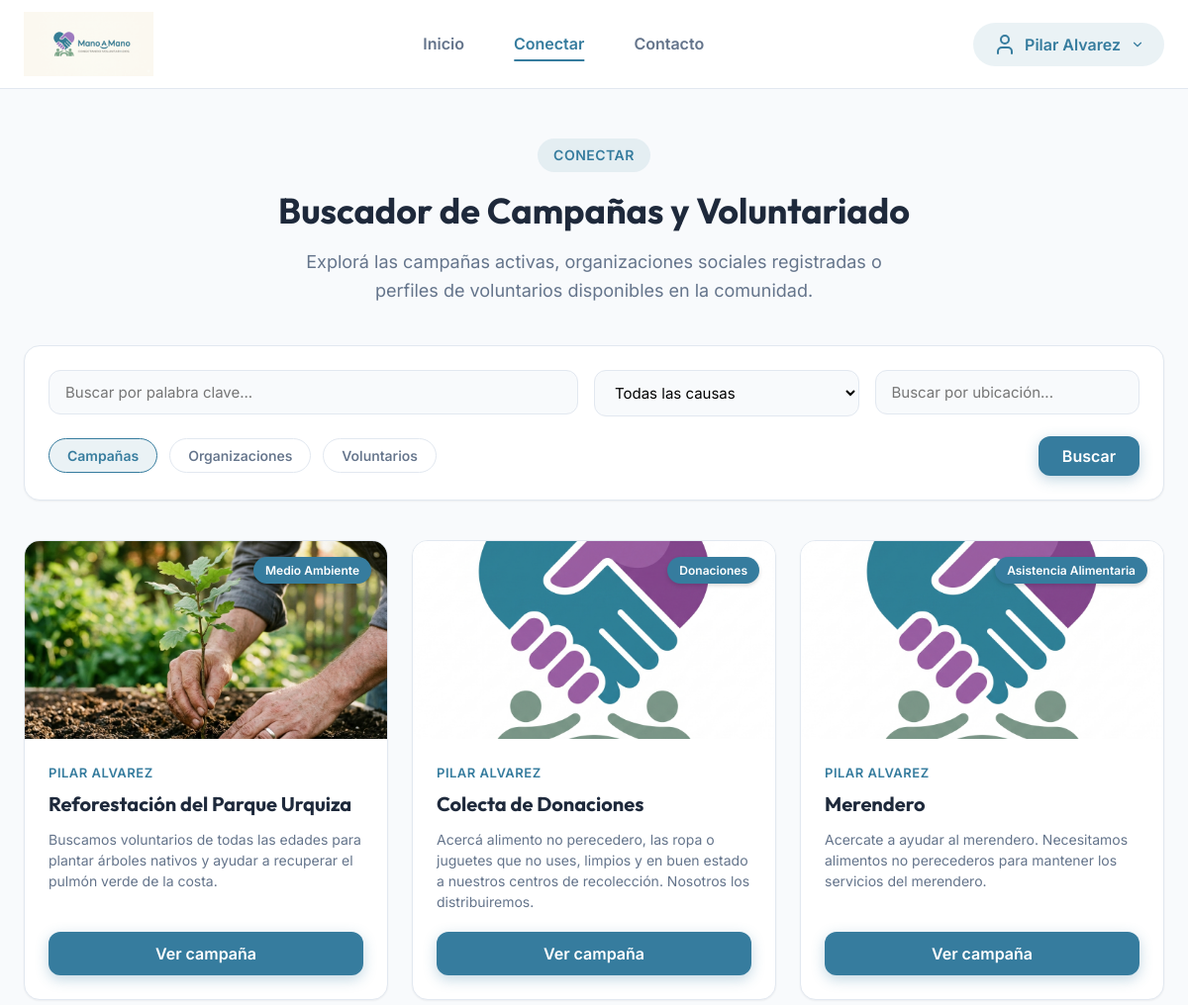
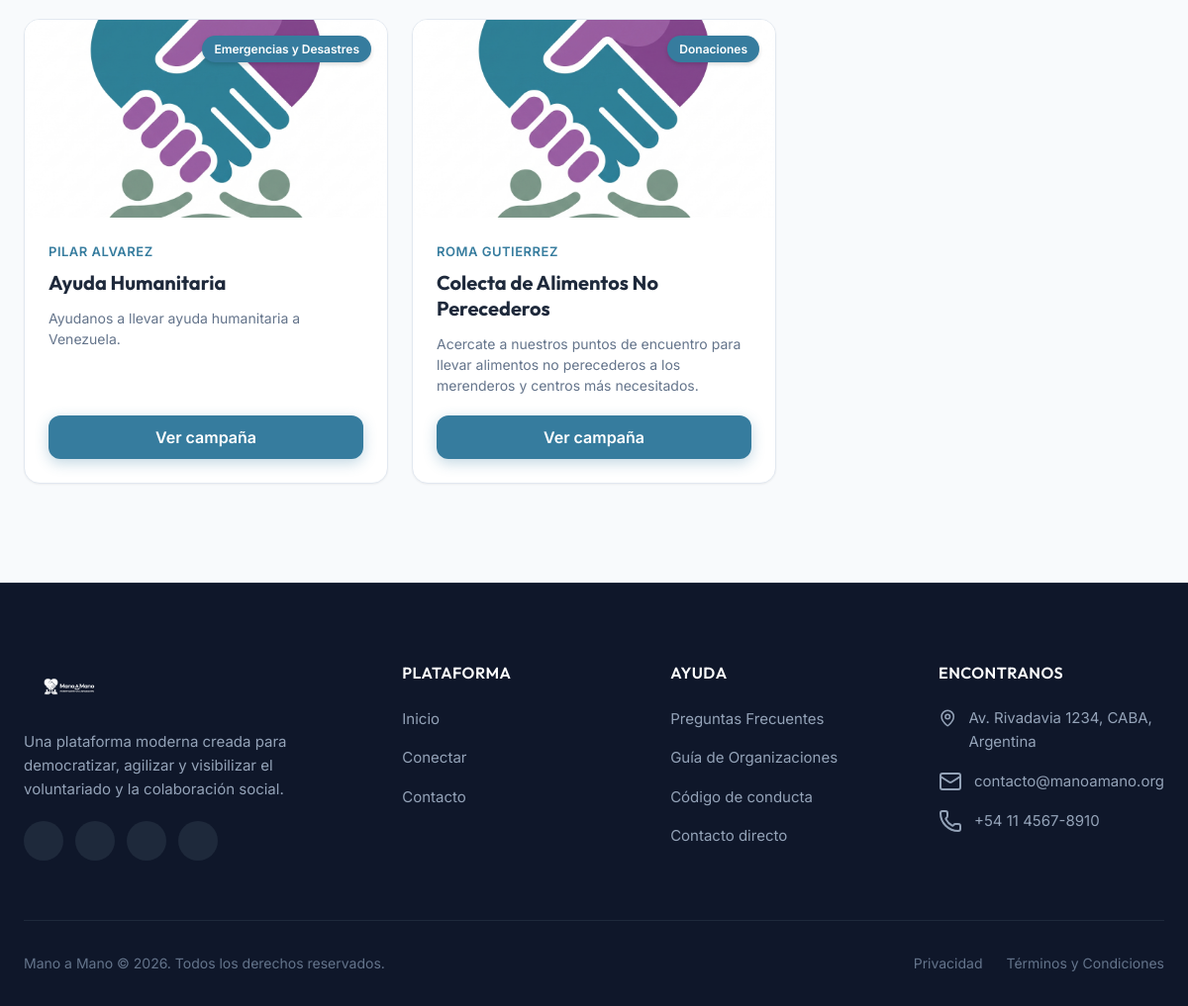
The app's page /public/conectar (signed in) with its own data (2 pictures, top to bottom).
### tables this page shows
CREATE TABLE `campanias` (
  `id` int(11) NOT NULL,
  `usuario_id` int(11) NOT NULL,
  `tipo_id` int(11) NOT NULL,
  `titulo` varchar(100) NOT NULL,
  `descripcion` text DEFAULT NULL,
  `fecha_creacion` timestamp NOT NULL DEFAULT current_timestamp(),
  `fecha_finalizacion` date NOT NULL,
  `info_adicional` text DEFAULT NULL,
  `ubicacion` varchar(60) NOT NULL,
  `fecha_inicio` date NOT NULL
);

### app/core/Controlador.php (called while the page is built, shortened)
<?php
class Controlador {
    protected function cargarModelo (string $modelo) : mixed{
        return new $modelo;
    }
    protected function cargarVista(string $rutaVista, array $datos = [], ?string $titulo = "Mano a Mano") : void {
        require "../app/views/layout.php";
    }
}
?>

### app/controllers/conectarCtrl.php (called while the page is built, shortened)
<?php
class conectarCtrl extends Controlador {
    public function index() : void {
        $modeloCampania = $this->cargarModelo('Campania');
        $modeloVoluntario = $this->cargarModelo('Voluntario');
        $modeloOrganizacion = $this->cargarModelo('Organizacion');
        $filtros = [
            'q' => $_GET['q'] ?? '',
            'category' => $_GET['category'] ?? '',
            'location' => $_GET['location'] ?? ''
        ];
        $campanias = $modeloCampania->obtenerCampanias( $filtros );
        $voluntarios = $modeloVoluntario->obtenerVoluntarios( $filtros );
        $organizaciones = $modeloOrganizacion->obtenerOrganizaciones( $filtros );
        $causas = $modeloCampania->obtenerCausas();
        $oficios = $modeloVoluntario->obtenerOficios();
        $datos = ['cssPropio' => 'conectar.css',
                  'jsPropio' => 'conectar.js',
                  'campanias' => $campanias ?? [],
                  'voluntarios' => $voluntarios ?? [],
                  'organizaciones' => $organizaciones ?? [],
                  'causas' => $causas ?? [],
                  'oficios' => $oficios ?? []];
        $this->cargarVista('conectar', $datos, 'Conectar - Mano a Mano');
    }
}
?>

### app/core/App.php (called while the page is built, shortened)
<?php
class App {
    protected $metodo = 'index';
    protected $params = [];
    public function __construct() {
        $urlPartes = $this->parseUrl();
        require_once '../app/rutas.php';
        if (isset($urlPartes[0])) {
            $ruta = $urlPartes[0];
        }
        if (isset($rutas[$ruta])) {
            $this->metodo = $rutas[$ruta]['metodo'];
            $this->params = array_slice($urlPartes, 2);
        } else {
            echo "404 - Ruta no encontrada";
            return;
        }
        $this->controlador = new $this->controlador;
        call_user_func_array([$this->controlador, $this->metodo], $this->params);
    }
    private function parseUrl() : array {
        if (isset($_GET['url'])) {
            return explode('/', filter_var(rtrim($_GET['url'], '/'), FILTER_SANITIZE_URL));
        }
        return [''];
    }
}
?>

### public/index.php (called while the page is built, shortened)
<?php
    require_once "../app/core/BaseDatos.php";
    require_once "../app/core/Controlador.php";
    require_once "../app/core/App.php";
    $app = new App();
?>

### app/core/BaseDatos.php (called while the page is built, shortened)
<?php
class BaseDatos {
    private $host = BD_HOST;
    private $usuario = BD_USUARIO;
    private $clave = BD_CLAVE;
    private $nombre = BD_NOMBRE;
    private $puerto = BD_PUERTO;
    private $dbh;
    private $stmt;
    public function __construct() {
        $dsn = 'mysql:host=' . $this->host . ';dbname=' . $this->nombre . ';port=' . $this->puerto;
        $options = [
            PDO::ATTR_PERSISTENT => true,
            PDO::ATTR_ERRMODE => PDO::ERRMODE_EXCEPTION
        ];
        try {
            $this->dbh = new PDO($dsn, $this->usuario, $this->clave, $options);
        } catch (PDOException $e) {
            $this->error = $e->getMessage();
            echo $this->error;
        }
    }
    public function consulta (string $sql) :void {
        $this->stmt = $this->dbh->prepare($sql);
    }
    public function asignar(string|int $param, mixed $valor) :void {
        if(is_null($valor)) {
            $this->stmt->bindValue($param, null, PDO::PARAM_NULL);
        }else{
            switch(gettype($valor)){
                case 'integer':
                    $this->stmt->bindValue($param, $valor, PDO::PARAM_INT);
                    break;
            }
        }
    }
    public function ejecutar() :bool {
        return $this->stmt->execute();
    }
    public function resultados() :array {
        $this->ejecutar();
        return $this->stmt->fetchAll(PDO::FETCH_ASSOC);
    }
}
?>

### app/models/Campania.php (called while the page is built, shortened)
<?php
class Campania {
    private $bd;
    public function __construct() {
        $this->bd = new BaseDatos();
    }
    public function obtenerCampanias ( array $filtros = [] ) :array {
        $condicionesOrgs = [];
        $condicionesVol = [];
        $parametros = [];
        $whereOrgs = !empty($condicionesOrgs) ? " AND " . implode(" AND ", $condicionesOrgs) : "";
        $whereVol = !empty($condicionesVol) ? " AND " . implode(" AND ", $condicionesVol) : "";
        $consultaOrgs = "SELECT c.id, c.usuario_id, u.nombre, u.img_perfil, t.tipo, c.titulo, c.descripcion, c.fecha_inicio, c.fecha_finalizacion, c.ubicacion, c.info_adicional
                        FROM campanias c
                            JOIN usuarios u ON c.usuario_id = u.id
                            JOIN tipos_campanias t ON t.id = c.tipo_id
                            JOIN organizaciones o ON u.id = o.usuario_id
                        WHERE 1=1 " . $whereOrgs;
        $consultaVol = "SELECT c.id, c.usuario_id, CONCAT(u.nombre, ' ', v.apellido) as 'nombre', u.img_perfil, t.tipo, c.titulo, c.descripcion, c.fecha_inicio, c.fecha_finalizacion, c.ubicacion, c.info_adicional
                        FROM campanias c
                            JOIN usuarios u ON c.usuario_id = u.id
                            JOIN tipos_campanias t ON t.id = c.tipo_id
                            JOIN voluntarios v ON u.id = v.usuario_id
                        WHERE 1=1 " . $whereVol;
        $this->bd->consulta($consultaOrgs);
        $this->bd->ejecutar();
        $campaniasOrgs = $this->bd->resultados();
        $this->bd->consulta($consultaVol);
        $this->bd->ejecutar();
        $campaniasVol = $this->bd->resultados();
        $todasLasCampanias = array_merge($campaniasOrgs, $campaniasVol);
        $campaniasMapeadas = [];
        foreach ($todasLasCampanias as $camp) {
            $idCamp = (int)$camp['id'];
            $causes = $this->obtenerCausasDeCampania($idCamp);
            $images = $this->obtenerArchivosDeCampania($idCamp);
            $campaniasMapeadas[] = [
                'id' => $idCamp,
                'nombre' => $camp['nombre'],
                'usuario_id' => (int)$camp['usuario_id'],
                'usuario_nombre' => $camp['nombre'],
                'usuario_img_perfil' => $camp['img_perfil'],
                'tipo' => strtolower($camp['tipo']) === 'convocatoria' ? 'convocatoria' : 'informativa',
                'titulo' => $camp['titulo'],
                'descripcion' => $camp['descripcion'],
                'fecha_inicio' => $camp['fecha_inicio'],
                'fecha_finalizacion' => $camp['fecha_finalizacion'],
                'ubicacion' => $camp['ubicacion'],
                'info_adicional' => $camp['info_adicional'],
                'category' => !empty($causes) ? $causes[0] : '',
                'causes' => $causes,
                'imagen' => !empty($images) ? $images[0] : '',
                'images' => $images
            ];
        }
        return $campaniasMapeadas;
    }
    public function obtenerCausas () :array {
        $consulta = "SELECT causa FROM `causas`;";
        $this->bd->consulta($consulta);
        $this->bd->ejecutar();
        return $this->bd->resultados();
    }
    public function obtenerCausasDeCampania ( int $idCampania ) : array {
        $consulta = "SELECT c.causa FROM campanias_causas cc
                        JOIN causas c ON c.id = cc.causa_id
                        WHERE cc.campania_id = :camp_id;";
        $this->bd->consulta($consulta);
        $this->bd->asignar(":camp_id", $idCampania);
        $this->bd->ejecutar();
        $resultados = $this->bd->resultados();
        return array_column($resultados, 'causa');
    }
    public function obtenerArchivosDeCampania(int $idCampania) : array {
        $consulta = "SELECT referencia FROM archivos
                        WHERE campania_id = :camp_id AND tipo = 'imagen';";
        $this->bd->consulta($consulta);
        $this->bd->asignar(":camp_id", $idCampania);
        $this->bd->ejecutar();
        $resultados = $this->bd->resultados();
        return array_column($resultados, 'referencia');
    }
}
?>

### app/views/conectar.php (the view, shortened to what this page needs)
<section class="section" style="padding-top: 140px; min-height: calc(100vh - 90px); display: flex; align-items: center;">
  <div class="container">
    <div class="section-header" style="margin-bottom: 40px;">
      <span class="section-tag">Conectar</span>
      <h1 class="section-title">Buscador de Campañas y Voluntariado</h1>
      <p class="section-subtitle">Explorá las campañas activas, organizaciones sociales registradas o perfiles de voluntarios disponibles en la comunidad.</p>
    </div>
    <div style="background-color: var(--color-surface); padding: 24px; border-radius: var(--radius-lg); border: 1px solid var(--color-border); box-shadow: var(--shadow-sm); margin-bottom: 40px; display: flex; flex-direction: column; gap: 20px;">
      <div style="display: grid; grid-template-columns: 2fr 1fr 1fr; gap: 16px;" class="form-row">
        <div class="form-group" style="margin-bottom: 0;">
          <input type="text" id="keyword-search-input" class="form-input" placeholder="Buscar por palabra clave..." style="background-color: var(--color-background);" value="<?= htmlspecialchars($_GET['q'] ?? '') ?>">
        </div>
        <div class="form-group" style="margin-bottom: 0;">
          <select id="category-select" class="form-input" style="background-color: var(--color-background);">
          </select>
        </div>
        <div class="form-group" style="margin-bottom: 0;">
          <input type="text" id="location-search-input" class="form-input" placeholder="Buscar por ubicación..." style="background-color: var(--color-background);" value="<?= htmlspecialchars($_GET['location'] ?? '') ?>">
        </div>
      </div>
      <div style="display: flex; justify-content: space-between; align-items: center; flex-wrap: wrap; gap: 16px;">
        <div style="display: flex; gap: 12px; flex-wrap: wrap;">
          <?php $tabActiva = $_GET['tab'] ?? 'campaigns'; ?>
          <button class="filter-btn <?= $tabActiva === 'campaigns' ? 'active' : '' ?>" data-target="campaigns">Campañas</button>
          <button class="filter-btn <?= $tabActiva === 'organizations' ? 'active' : '' ?>" data-target="organizations">Organizaciones</button>
          <button class="filter-btn <?= $tabActiva === 'volunteers' ? 'active' : '' ?>" data-target="volunteers">Voluntarios</button>
        </div>
        <button class="btn btn-primary" id="search-action-btn" style="padding: 10px 24px;">Buscar</button>
      </div>
    </div>
    <div id="campaigns-section" class="search-section">
      <?php if (empty($campanias)): ?>
        <div style="text-align: center; padding: 40px; background-color: var(--color-surface); border: 1px solid var(--color-border); border-radius: var(--radius-lg); color: var(--color-text-secondary); box-shadow: var(--shadow-sm);">
          No se encontraron campañas activas. Verifique los filtros o si está bien escrito lo que busca.
        </div>
      <?php else: ?>
        <div class="camps-carousel" id="campaigns-container">
          <?php foreach ($campanias as $camp): ?>
            <article class="camp-card">
              <div class="camp-img-wrapper">
                <img src="<?= !empty($camp['imagen']) ? BASE_URL . $camp['imagen'] : BASE_URL . 'img/img_generica.png' ?>" alt="<?= htmlspecialchars($camp['titulo']) ?>" class="camp-img">
                <?php if (!empty($camp['category'])): ?>
                  <span class="camp-cat-badge"><?= htmlspecialchars($camp['category']) ?></span>
                <?php endif; ?>
              </div>
              <div class="camp-content">
                <span class="camp-org"><?= htmlspecialchars($camp['usuario_nombre']) ?></span>
                <h3 class="camp-title"><?= htmlspecialchars($camp['titulo']) ?></h3>
                <p class="camp-desc"><?= htmlspecialchars($camp['descripcion']) ?></p>
                <button class="btn btn-primary" onclick="openCampaignDetails(<?= $camp['id'] ?>)">Ver campaña</button>
              </div>
            </article>
          <?php endforeach; ?>
        </div>
      <?php endif; ?>
    </div>
  </div>
</section>

### public/css/estilos.css (style rules this page uses)
:root { --color-primary: #367C9E; --color-primary-dark: #2D6985; --color-primary-light: rgba(54, 124, 158, 0.1); --color-secondary: #9B7ACD; --color-secondary-light: rgba(155, 122, 205, 0.1); --color-success: #8CAF8A; --color-success-dark: #7aa078; --color-success-light: rgba(140, 175, 138, 0.15); --color-background: #F8FAFC; --color-surface: #FFFFFF; --color-surface-hover: #F1F5F9; --color-text-primary: #1E293B; --color-text-secondary: #64748B; --color-text-muted: #94A3B8; --color-border: #E2E8F0; --shadow-sm: 0 1px 2px 0 rgba(0, 0, 0, 0.05); --shadow-md: 0 4px 6px -1px rgba(0, 0, 0, 0.05), 0 2px 4px -1px rgba(0, 0, 0, 0.03); --shadow-lg: 0 10px 15px -3px rgba(0, 0, 0, 0.05), 0 4px 6px -2px rgba(0, 0, 0, 0.02); --shadow-xl: 0 20px 25px -5px rgba(0, 0, 0, 0.08), 0 10px 10px -5px rgba(0, 0, 0, 0.04); --shadow-primary: 0 4px 14px 0 rgba(54, 124, 158, 0.3); --shadow-secondary: 0 4px 14px 0 rgba(155, 122, 205, 0.3); --shadow-success: 0 4px 14px 0 rgba(140, 175, 138, 0.3); --radius-sm: 6px; --radius-md: 12px; --radius-lg: 16px; --radius-full: 9999px; --transition-fast: 0.15s ease; --transition-normal: 0.25s cubic-bezier(0.4, 0, 0.2, 1); --transition-slow: 0.4s cubic-bezier(0.4, 0, 0.2, 1); }
* { margin: 0; padding: 0; box-sizing: border-box; }
html { scroll-behavior: smooth; scroll-padding-top: 80px; }
body { font-family: 'Inter', -apple-system, BlinkMacSystemFont, "Segoe UI", Roboto, Helvetica, Arial, sans-serif; background-color: var(--color-background); color: var(--color-text-primary); line-height: 1.6; overflow-x: hidden; -webkit-font-smoothing: antialiased; }
h1, h2, h3, h4, h5, h6 { font-family: 'Outfit', sans-serif; color: var(--color-text-primary); font-weight: 700; line-height: 1.25; }
button, input, textarea, select { font-family: inherit; font-size: inherit; border: none; outline: none; }
.container { width: 100%; max-width: 1200px; margin: 0 auto; padding: 0 24px; }
.section { padding: 100px 0; }
.section-header { text-align: center; max-width: 650px; margin: 0 auto 60px auto; }
.section-tag { display: inline-block; padding: 6px 16px; background-color: var(--color-primary-light); color: var(--color-primary); font-size: 14px; font-weight: 600; border-radius: var(--radius-full); margin-bottom: 16px; text-transform: uppercase; letter-spacing: 0.5px; }
.section-title { font-size: 36px; margin-bottom: 16px; }
.section-subtitle { color: var(--color-text-secondary); font-size: 18px; }
.btn { display: inline-flex; align-items: center; justify-content: center; padding: 12px 24px; border-radius: var(--radius-md); font-weight: 600; cursor: pointer; transition: all var(--transition-normal); gap: 8px; }
.btn-primary { background-color: var(--color-primary); color: var(--color-surface); box-shadow: var(--shadow-primary); }
.form-group { margin-bottom: 20px; }
.form-input { width: 100%; padding: 12px 16px; border: 1px solid var(--color-border); border-radius: var(--radius-md); font-size: 15px; transition: all var(--transition-fast); background-color: var(--color-background); }
.form-row { display: grid; grid-template-columns: 1fr 1fr; gap: 16px; }

### records on screen
campanias: shows a picture, category "Medio Ambiente", usuario_nombre "PILAR ALVAREZ", titulo "Reforestación del Parque Urquiza", descripcion "Buscamos voluntarios de todas las edades para plantar árboles nativos y ayudar a recuperar el pulmón verde de la costa."
campanias: category "Donaciones", usuario_nombre "PILAR ALVAREZ", titulo "Colecta de Donaciones", descripcion "Acercá alimento no perecedero, las ropa o juguetes que no uses, limpios y en buen estado a nuestros centros de recolección. Nosotros los distribuiremos."
campanias: category "Asistencia Alimentaria", usuario_nombre "PILAR ALVAREZ", titulo "Merendero", descripcion "Acercate a ayudar al merendero. Necesitamos alimentos no perecederos para mantener los servicios del merendero."
campanias: category "Emergencias y Desastres", usuario_nombre "PILAR ALVAREZ", titulo "Ayuda Humanitaria", descripcion "Ayudanos a llevar ayuda humanitaria a Venezuela."
campanias: category "Donaciones", usuario_nombre "ROMA GUTIERREZ", titulo "Colecta de Alimentos No Perecederos", descripcion "Acercate a nuestros puntos de encuentro para llevar alimentos no perecederos a los merenderos y centros más necesitados."
